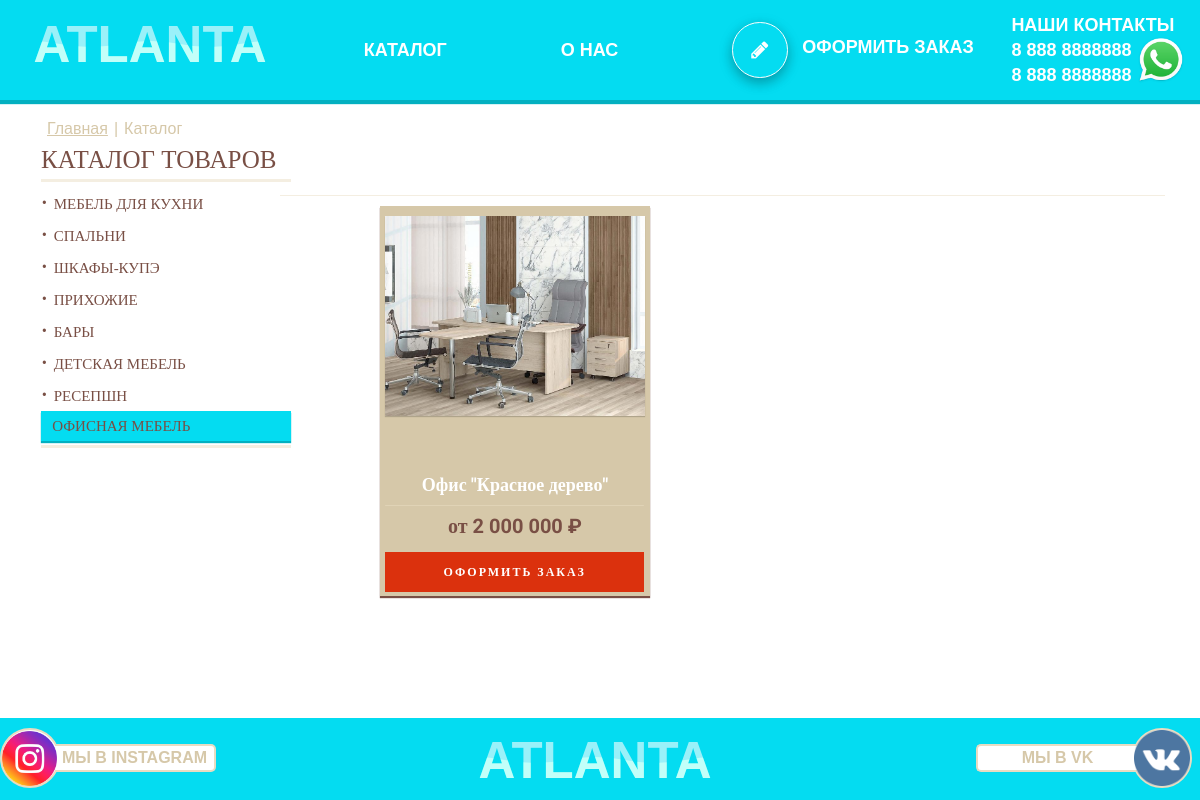
Before: /category/ofisnaya-mebel/ with the older database file.
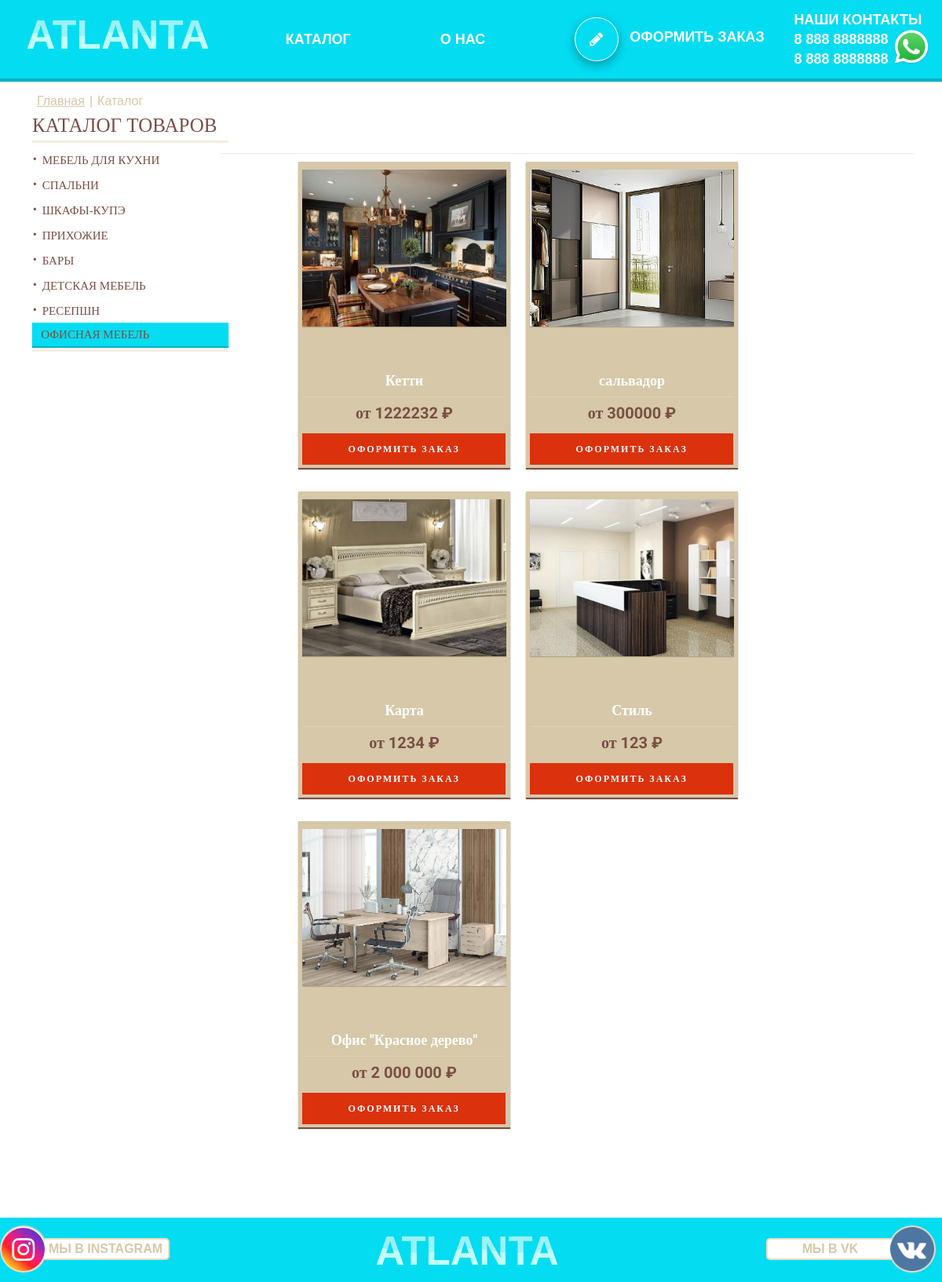
After: the same page with the newer database file.
### order/models.py (models this page shows, shortened)
class NewCategoryOrder(models.Model):
    cat_order_title = models.CharField(max_length=200, verbose_name='Название категории')
    cat_order_fk = models.ForeignKey('NewCategory', on_delete=models.PROTECT)
    slug = models.SlugField(max_length=200, unique=True, db_index=True, verbose_name='URL')
    def __str__(self):
        return self.cat_order_title
    def get_absolute_url(self):
        return reverse('category', kwargs={'cat_slug': self.slug})
    class Meta:
        verbose_name = "подкатегорию"
        verbose_name_plural = "подкатегории"

class OrderNew(models.Model):
    order_main_img = models.ImageField(upload_to='car_img_order/%Y/%m/%d/', verbose_name='Главная картинка')
    order_main_img_mini = models.ImageField(upload_to='car_img_order/%Y/%m/%d/', verbose_name='Картинка брэнда',
                                            null=True, blank=True)
    slug = models.SlugField(max_length=200, unique=True, db_index=True, verbose_name='URL')
    order_main_title = models.CharField(max_length=250, verbose_name='Название товара')
    order_dop_title1 = models.CharField(max_length=400, verbose_name='Доп-характеристика№1', blank=True)
    order_dop_title2 = models.CharField(max_length=400, verbose_name='Значение доп-характеристики№1', blank=True)
    order_dop_title3 = models.CharField(max_length=400, verbose_name='Доп-характеристика2', blank=True)
    order_dop_title4 = models.CharField(max_length=400, verbose_name='Значение доп-характеристики№2', blank=True)
    order_dop_title5 = models.CharField(max_length=400, verbose_name='Доп-характеристика3', blank=True)
    order_dop_title6 = models.CharField(max_length=400, verbose_name='Значение доп-характеристики№3', blank=True)
    order_img_2 = models.ImageField(upload_to='car_img_order/%Y/%m/%d/', verbose_name='Вторая картинка',
                                    null=True, blank=True)
    order_img_3 = models.ImageField(upload_to='car_img_order/%Y/%m/%d/', verbose_name='Третья картинка',
                                    null=True, blank=True)
    order_img_4 = models.ImageField(upload_to='car_img_order/%Y/%m/%d/', verbose_name='Четвёртая картинка',
                                    null=True, blank=True)
    order_img_5 = models.ImageField(upload_to='car_img_order/%Y/%m/%d/', verbose_name='Пятая картинка',
                                    null=True, blank=True)
    order_img_6 = models.ImageField(upload_to='car_img_order/%Y/%m/%d/', verbose_name='Шестая картинка',
                                    null=True, blank=True
                                    )
    cat = models.ForeignKey('NewCategoryOrder', on_delete=models.PROTECT, verbose_name='Категория')
    order_price = models.CharField(max_length=50, verbose_name='Цена товара')
    order_text = models.TextField(verbose_name='Описание')
    order_maim_date_add = models.DateTimeField(auto_now_add=True, verbose_name='Время создания')
    order_maim_date = models.DateTimeField(auto_now=True, verbose_name='Время изменения')
    order_is_published = models.BooleanField(default=True, verbose_name='Статус Опубликован/Не опубликован')
    def get_absolute_url(self):
        return reverse('category', kwargs={'post_slug': self.slug, 'cat_slug': self.cat.slug})
    class Meta:
        verbose_name = "карточку товара"
        verbose_name_plural = "карточки товара"
        ordering = ['-order_maim_date_add']

### WWT/views.py (the view)
# urls.py: path('category/<slug:cat_slug>/', CatalogCategory.as_view(), name='category'),
class CatalogCategory(ListView):
    paginate_by = 8
    model = OrderNew
    template_name = 'WWT/catalog.html'
    context_object_name = 'ord_new'
    def get_context_data(self, *, object_list=None, **kwargs):
        context = super().get_context_data(**kwargs)
        context['title'] = 'Категория - ' + str(context['ord_new'][0].cat)
        context['cat_selected'] = context['ord_new'][0].cat_id
        context['menu'] = menu
        context['form_product'] = form_product
        return context
    def get_queryset(self):
        return OrderNew.objects.filter(cat__slug=self.kwargs['cat_slug'],
                                       order_is_published=True).select_related(
            'cat')

### WWT/templatetags/blog_tags.py (called while the page is built)
@register.inclusion_tag('WWT/list_category.html')
def ShowCategory(sort=None, cat_selected=0):
    if not sort:
        cats = NewCategoryOrder.objects.all()
    else:
        cats = NewCategoryOrder.objects.order_by(sort)
    print(cats)
    return {'cats': cats, 'cat_selected': cat_selected}

### templates/WWT/catalog.html (shortened to what the changed rows need)
<!DOCTYPE html>
{% load static %}
{% load blog_tags %}
<html lang="ru">
<head>
    <link rel="stylesheet" href="{% static 'css/style_catalog.css' %}">
</head>
<body>
<div class="wrapper">
                <li class="header__link3">{% include 'WWT/form3.html' %}</li>
    <main class="main">
        <aside class="sidebar">
            <ul>
                {% ShowCategory cat_selected=cat_selected %}
            </ul>
        </aside>
        <section class="content">
            <div class="products__items">
                {% for product in ord_new %}
                <div class="products__item">
                    <a href="{{ product.get_absolute_url }}" class="product_item_a">
                        <div class="products__image">
                            <img src="{{ product.order_main_img.url }}" alt="">
                        </div>
                        <div class="products__name">{{ product.order_main_title }}</div>
                        <hr class="hr_price">
                        <div class="price_order">от {{ product.order_price }} ₽</div>
                        <div class="products__button">ОФОРМИТЬ ЗАКАЗ</div>
                    </a>
                </div>
                {% endfor %}
            </div>
        </section>
    </main>
</div>
</body>
</html>

### templates/WWT/list_category.html (shortened to what this page needs)
{% if cat_selected == 0 %}
<div class="vertmenu">
    {% else %}
    <div class="vertmenu2">
        {% endif %}
        <ul>
            {% if cat_selected == 0 %}
            <li class="li_title">КАТАЛОГ ТОВАРОВ
                <hr class="hr_side">
                <input type="checkbox" class="subCat" checked="checked"/>
                {% else %}
            <li class="li_title2"><a class="li_title_a" href="{% url 'catalog' %}">КАТАЛОГ ТОВАРОВ</a>
                <hr class="hr_side_4">
                {% endif %}
                <ul style="display:none">
                    {% for cat in cats %}
                    {% if cat.pk == cat_selected %}
                    <li class="li_li_2">
                        &nbsp&nbsp&nbsp{{ cat.cat_order_title }}
                    </li>
                    {% else %}
                    <li class="li_li">
                        <a href="{{ cat.get_absolute_url }}">{{ cat.cat_order_title }} </a>
                    </li>
                    {% endif %}
                    {% endfor %}
                </ul>
                <hr class="hr_side3">
            </li>
        </ul>
    </div>

Changed rows visible on the page:
added OrderNew: order_main_img (picture), order_main_title "Кетти", order_price "1222232"
added OrderNew: order_main_img (picture), order_main_title "сальвадор", order_price "300000"
added OrderNew: order_main_img (picture), order_main_title "Карта", order_price "1234"
added OrderNew: order_main_img (picture), order_main_title "Стиль", order_price "123"
